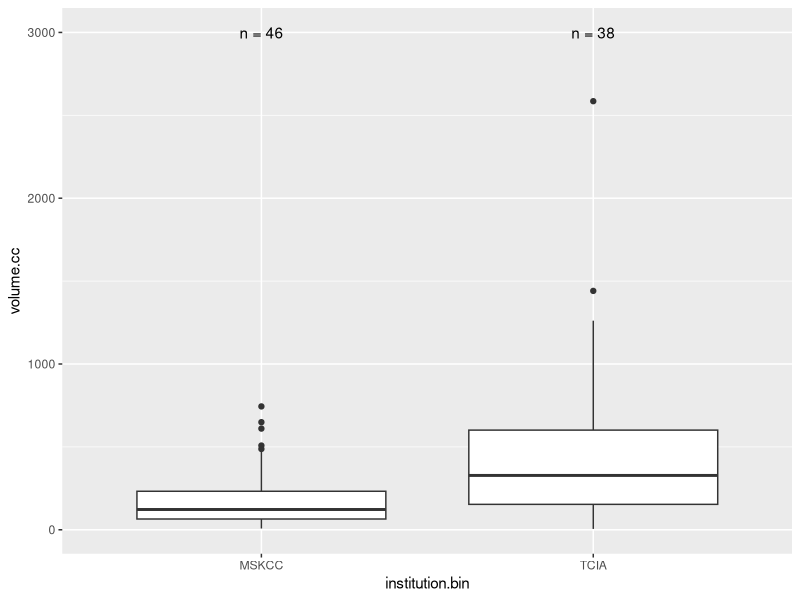
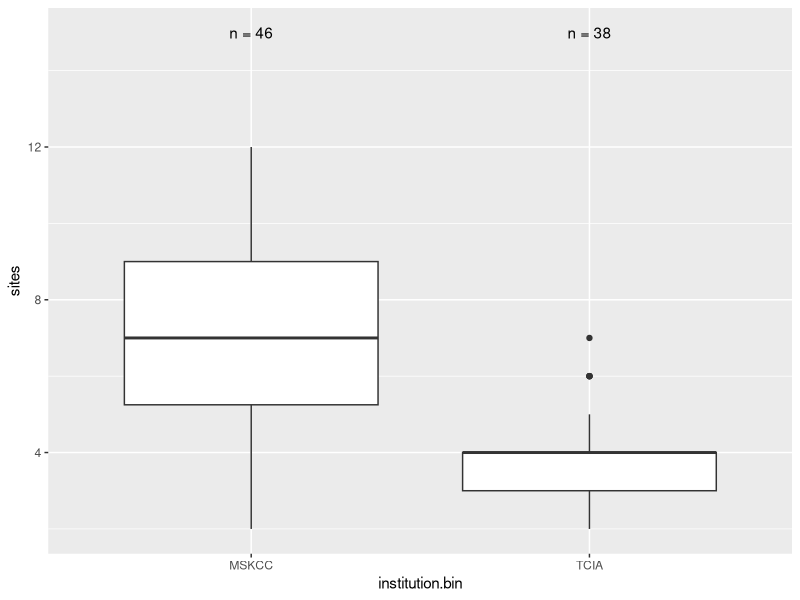
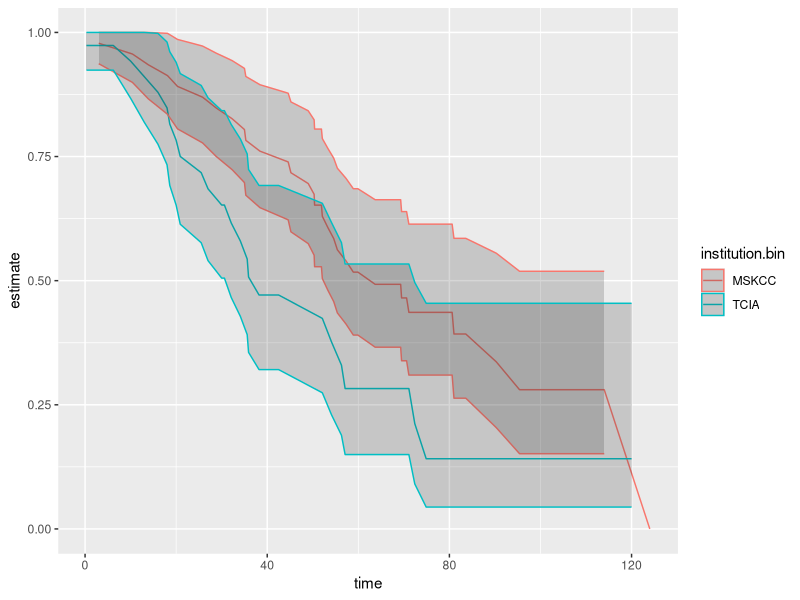
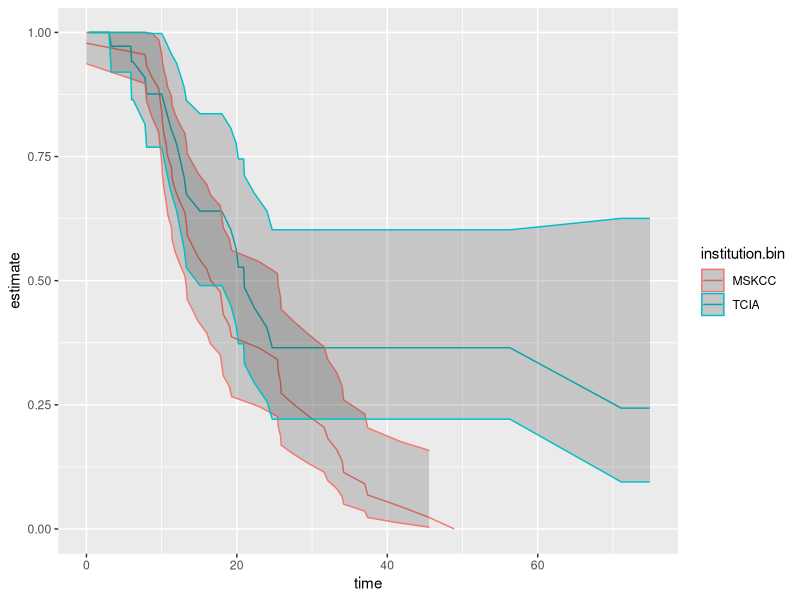

These figures' R source, in order:
## ---- chunk 1
knitr::opts_chunk$set(echo = TRUE)
## ---- chunk 2
require(tidyverse)
require(broom)
require(survival)
require(survminer)
# Variants of mean, median etc with na.rm = T
min_    <- function(...) min(..., na.rm=T)
max_    <- function(...) max(..., na.rm=T)
mean_   <- function(...) mean(..., na.rm=T)
median_ <- function(...) median(..., na.rm=T)
Q1_     <- function(...) quantile(..., probs=0.25, na.rm = TRUE)
Q3_     <- function(...) quantile(..., probs=0.75, na.rm = TRUE)
sum_    <- function(...) sum(..., na.rm=T)
# function to return counts of samples
n_fun <- function(x, y){ # y is position for labels
  return(data.frame(y, label = paste0("n = ", length(x))))
}
## ---- chunk 3
clin.data <- read_csv("2017-Veeraraghavan-data.csv")
## ---- chunk 4
clin.data %>%
  distinct(tcga.id) %>% tally()
## ---- chunk 5
clin.data %>%
  select(tcga.id) %>% tally()
## ---- chunk 6
clin.data %>%
    group_by(institution.bin) %>%
  summarise(n = n()) %>%
  mutate(rel.freq = n/sum(n))
## ---- chunk 7
clin.data %>%
  group_by(institution.bin, platinum.1.sensitive.2.resistant) %>%
  summarise(n = n()) %>%
  mutate(rel.freq = n/sum(n))
## ---- chunk 8
clin.data %>%
    group_by(institution.bin) %>%
    summarize_each(funs(
    min_,
    Q1_,
    median_,
    Q3_,
    max_
    ), 
    volume.cc) 
## ---- chunk 9
clin.data %>%
  ggplot(aes(x = institution.bin, y = volume.cc)) + geom_boxplot() +
    stat_summary(fun.data = n_fun, fun.args = 3000, geom = "text")
## ---- chunk 10
clin.data %>% 
  do(tidy(wilcox.test(volume.cc ~ institution.bin, data = .)))
## ---- chunk 11
clin.data %>%
    group_by(institution.bin) %>%
    summarize_each(funs(
    min_,
    Q1_,
    median_,
    Q3_,
    max_
    ), 
    sites) 
## ---- chunk 12
clin.data %>%
  ggplot(aes(x = institution.bin, y = sites)) + geom_boxplot() +
    stat_summary(fun.data = n_fun, fun.args = 15, geom = "text")
## ---- chunk 13
clin.data %>% 
  do(tidy(wilcox.test(sites ~ institution.bin, data = .)))
## ---- chunk 14
clin.data %>% 
  group_by(institution.bin) %>% 
  do(glance(survfit(Surv(time=os.mos, event=dead=="1") ~ 1, data=.)))
## ---- chunk 15
clin.data %>% 
  group_by(institution.bin) %>% 
  do(tidy(survfit(Surv(time=os.mos, event=dead=="1") ~ 1, data=.))) %>%
  ggplot(aes(time, estimate, group = institution.bin, colour=institution.bin)) + geom_line() +
    geom_ribbon(aes(ymin = conf.low, ymax = conf.high), alpha = .2)
## ---- chunk 16
clin.data %>% 
  group_by(institution.bin) %>% 
  do(glance(survfit(Surv(time=os.mos, event=recurrence=="1") ~ 1, data=.)))
## ---- chunk 17
clin.data %>% 
  group_by(institution.bin) %>% 
  do(tidy(survfit(Surv(time=pfs.mos, event=recurrence=="1") ~ 1, data=.))) %>%
  ggplot(aes(time, estimate, group = institution.bin, colour=institution.bin)) + geom_line() +
    geom_ribbon(aes(ymin = conf.low, ymax = conf.high), alpha = .2)
## ---- chunk 18
clin.data %>% 
  group_by(institution.bin) %>%
  do(tidy(coxph(Surv(time=os.mos, event=dead=="1") ~ age + stage + platinum.resistant + sites + volume.cc + residual.disease,
                data=.), exponentiate = TRUE))
## ---- chunk 19
clin.data %>% 
  group_by(institution.bin) %>%
  do(tidy(coxph(Surv(time=pfs.mos, event=recurrence=="1") ~ age + stage + platinum.resistant + sites + volume.cc + residual.disease,
                data=.), exponentiate = TRUE))
